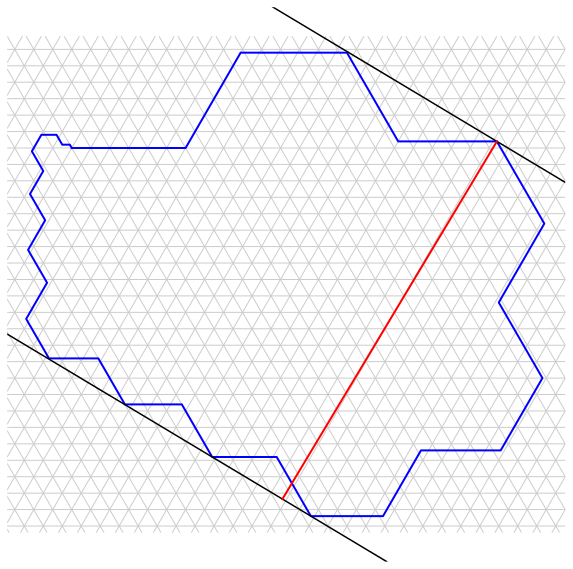

This chart was generated by the following Python code:
import sys
import os
from polyforms.polyiamond import Polyiamond

import matplotlib.pyplot as plt
import matplotlib.path as mpath
import matplotlib.patches as mpatches
import numpy as np

TH = np.sqrt(3)/2

# The perfect 30-gon polyiamond
p = Polyiamond('ABAFAFEFEDEDCDCDCDCBCBCBCBAFAF')
pts = p.get_mod_descartes()

xs = [pt[0] for pt in pts]
ys = [pt[1] for pt in pts]

min_x, max_x = min(xs), max(xs)
min_y, max_y = min(ys), max(ys)

# Add some padding
padding_x = 5
padding_y = 5

left = int(np.floor(min_x)) - padding_x
right = int(np.ceil(max_x)) + padding_x
bottom = int(np.floor(min_y)) - padding_y
top = int(np.ceil(max_y)) + padding_y

width = right - left
height = top - bottom

# Create figure
fig, ax = plt.subplots(figsize=(10, 10))
ax.axis('equal')
ax.axis('off')
plt.margins(x=0, y=0)

# Set limits
ax.set_xlim(left, right)
ax.set_ylim(bottom * TH, top * TH)

# Create a clipping path for the grid
vertices = np.array([
    [left, bottom * TH],
    [right, bottom * TH],
    [right, top * TH],
    [left, top * TH],
    [0, 0]
])
codes = [
    mpath.Path.MOVETO, mpath.Path.LINETO, mpath.Path.LINETO, mpath.Path.LINETO,
    mpath.Path.CLOSEPOLY
]
clip_path = mpath.Path(vertices, codes)
patch = mpatches.PathPatch(clip_path, transform=ax.transData, fill=False, edgecolor='none')
ax.add_patch(patch)

# Grid lines
def draw_line(x_coords, y_coords, is_dark):
    linewidth = 1.0 if is_dark else 0.25
    color = '#cccccc' if is_dark else '#cccccc'
    line, = ax.plot(x_coords, [y * TH for y in y_coords], color=color, linewidth=linewidth, linestyle='solid')
    line.set_clip_path(patch)

for y in range(bottom, top + 1):
    if y % 5 == 0:
        draw_line([left, right], [y, y], '#cccccc')

# Slanted lines 1 (y = 2*x - C) => 2x - y = C
min_c1 = int(np.floor(2 * left - top)) - 5
max_c1 = int(np.ceil(2 * right - bottom)) + 5
for c in range(min_c1, max_c1 + 1):
    if c % 10 == 0:
        draw_line([left, right], [2*left - c, 2*right - c], '#cccccc')

# Slanted lines 2 (y = -2*x + C) => 2x + y = C
min_c2 = int(np.floor(2 * left + bottom)) - 5
max_c2 = int(np.ceil(2 * right + top)) + 5
for c in range(min_c2, max_c2 + 1):
    if c % 10 == 0:
        draw_line([left, right], [c - 2*left, c - 2*right], '#cccccc')

# Draw the polyiamond perimeter (no fill)
poly_xs = xs + [xs[0]]
poly_ys = [y * TH for y in (ys + [ys[0]])]
ax.plot(poly_xs, poly_ys, color='blue', linewidth=2) # Blue perimeter

# Call min_width function
min_width, seg_min_width, parallel_lines = p.min_width()

# Extract returned parallel line data (already scaled by TH)
p1 = np.array(parallel_lines[0])
p2 = np.array(parallel_lines[1])
p_max = np.array(parallel_lines[2])

# Edge direction
direction = p2 - p1
direction_len = np.linalg.norm(direction)
if direction_len > 1e-9:
    direction = direction / direction_len
    
    # We want these lines to span the entire plot area (1000 units is more than enough)
    t_min = -1000
    t_max = 1000
    
    line1_start = p1 + t_min * direction
    line1_end = p1 + t_max * direction
    
    line2_start = p_max + t_min * direction
    line2_end = p_max + t_max * direction
    
    # Draw enclosing parallel lines in black
    ax.plot([line1_start[0], line1_end[0]], [line1_start[1], line1_end[1]], color='black', linewidth=1.5)
    ax.plot([line2_start[0], line2_end[0]], [line2_start[1], line2_end[1]], color='black', linewidth=1.5)

# Draw the perpendicular width segment in red
w_start = np.array(seg_min_width[0])
w_end = np.array(seg_min_width[1])
ax.plot([w_start[0], w_end[0]], [w_start[1], w_end[1]], color='red', linewidth=2)

plt.savefig('30gon_min_width.svg', format='svg', bbox_inches='tight', transparent=True, pad_inches=0.1)

# Remove hardcoded width and height from the generated SVG
with open('30gon_min_width.svg', 'r') as f:
    svg_content = f.read()

import re
svg_content = re.sub(r'width="[0-9.]+pt" height="[0-9.]+pt" ', '', svg_content)

with open('30gon_min_width.svg', 'w') as f:
    f.write(svg_content)

print("Saved 30gon_min_width.svg")
